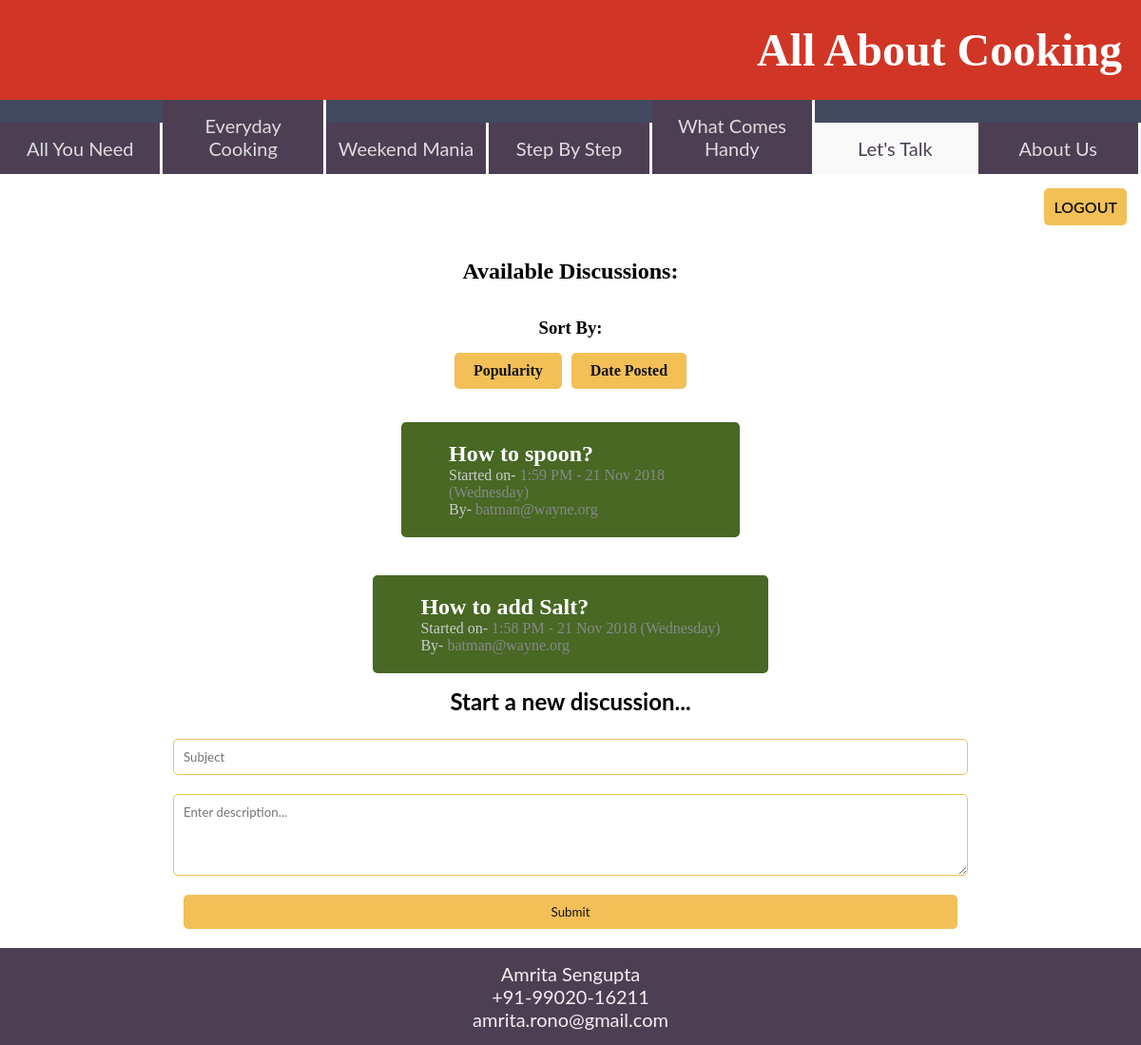
/lets-talk/forum/forum-home/ (signed in), run on the app's committed database.
### tables this page shows
CREATE TABLE `forum_discussion_topics` (
  `dnum` int(11) NOT NULL,
  `unum` int(11) DEFAULT NULL,
  `dsub` text,
  `ddate` timestamp NULL DEFAULT NULL,
  `popularity` int(11) DEFAULT NULL,
  `ddesc` varchar(100) DEFAULT NULL
);

CREATE TABLE `forum_users` (
  `id` int(11) NOT NULL,
  `uemail` varchar(30) DEFAULT NULL,
  `upw` varchar(20) DEFAULT NULL
);

### lets-talk/forum/forum-home/index.php (the view, shortened to what this page needs)
<?php
    $host = "localhost";
    $username = "root";
    $password = "";
    $db_name = "webtech";
    $conn = mysqli_connect("$host", "$username", "$password") or die("cannot connect");
    mysqli_select_db($conn, "$db_name") or die("cannot select DB");
?>
<!DOCTYPE html>
<html lang="en">
<head>
	<link rel="stylesheet" href="/css/style.css">
	<link rel="stylesheet" href="css/style.css">
</head>
<body>
	<div class="content">
		<nav class="home-nav home-nav-h">
			<h1><a href="/">All About Cooking</a></h1>
		</nav>
		<?php include '../../../site-nav.php' ?>
		<div class="logout">
			<a href="../logout.php">LOGOUT</a>
		</div>
		<section class="container">
			<h1>Available Discussions:</h1>
			<h3>Sort By:</h3>
			<div class="sorts">
				<a href="?sortby=popularity">Popularity</a>
				<a href="?sortby=date">Date Posted</a>
			</div>
			<div class="threads">
<?php
	$sort = 'ddate';
	$sql = "SELECT * FROM forum_discussion_topics ORDER BY $sort DESC";
	$result = mysqli_query($conn, $sql);
	if (mysqli_num_rows($result)) {
		while ($row = mysqli_fetch_assoc($result)) {
			$s = "SELECT * from forum_users where id like ".$row['unum'];
			$r = mysqli_fetch_assoc(mysqli_query($conn, $s));
			echo "<a href='thread.php?id=".$row['dnum']."' class='thread-link'>"."<div class='thread'>";
			echo "<span class='thread-name'>".$row['dsub']."</span><div><div class='thread-date'>Started on- <span>". date('g:i A - d M Y (l)', strtotime($row['ddate']))."</span></div><div class='author'>By- <span>".$r['uemail']."</span></div></div></div>";
			echo "</a></div>";
		}
	}
	else echo "No threads yet...";
?>
			<h2>Start a new discussion...</h2>
			<form action="" method="POST" id="fform">
				<input type="text" name="dsub" placeholder="Subject" required="required">
				<textarea rows="4" cols="50" name="ddesc" placeholder="Enter description..."></textarea>
				<input type="submit" value="Submit" name="submit">
			</form>
		<?php include '../../../footer.php' ?>
</body>
</html>

### css/style.css (style rules this page uses)
* { padding: 0; margin: 0; }
a { color: inherit; text-decoration: none; }
body { font-family: 'Lato', sans-serif; margin: 0; padding: 0; }
.home-nav { align-items: center; background: #283655; background: #1e1f26; background: #d13525; display: flex; justify-content: space-between; padding: 20px 15px; }
.home-nav-h { justify-content: flex-end; }
.home-nav>h1 { color: #fff; font-family: Alegreya; font-size: 48px; padding: 5px; }

### lets-talk/forum/forum-home/css/style.css (style rules this page uses)
.container { font-family: Montserrat; }
.logout { display: flex; padding: 10px; justify-content: flex-end; }
.logout > a { margin: 5px; padding: 10px; color: #111; font-weight: 600; background: #f2c057; border-radius: 5px; }
h2 { text-align: center; }
.container { display: flex; flex-direction: column; justify-content: center; align-items: center; }
form { display: flex; flex-direction: column; padding: 10px; justify-content: center; align-items: center; }
form > * { width: 100%; font-family: Lato; padding: 10px; margin: 10px; }
input, textarea { border-radius: 5px; border: 1px solid #f2c057; color: #111; }
input[type=submit] { background: #f2c057; color: #111; border-radius: 5px; border: 0; }
.threads { padding: 20px; width: 33%; }
.thread { padding: 20px 50px; margin: 10px 20px; border-radius: 5px; background: #486824; display: flex; flex-direction: column; justify-content: center; }
.thread > div, .thread > a > div { display: flex; flex-direction: column; color: #ccc; }
.thread > div > div > span, .thread > a > div > div > span { color: #888; }
.thread-name { font-size: 24px; color: #fff; font-weight: 600; }
form > * { width: 69%; }
.sorts { display: flex; align-items: center; justify-content: space-around; }
.sorts > a { background: #f2c057; color: #111; padding: 10px 20px; font-weight: 600; margin: 5px; border-radius: 5px }
h1 { padding: 20px; }
h3 { padding: 10px; margin: 5px 0 0 0; }
h2 { padding: 5px; }

### data on the page
forum_discussion_topics: dsub "How to spoon?", ddate "1:59 PM - 21 Nov 2018 (Wednesday)", forum_users.uemail "batman@wayne.org"
forum_discussion_topics: dsub "How to add Salt?", ddate "1:58 PM - 21 Nov 2018 (Wednesday)", forum_users.uemail "batman@wayne.org"
